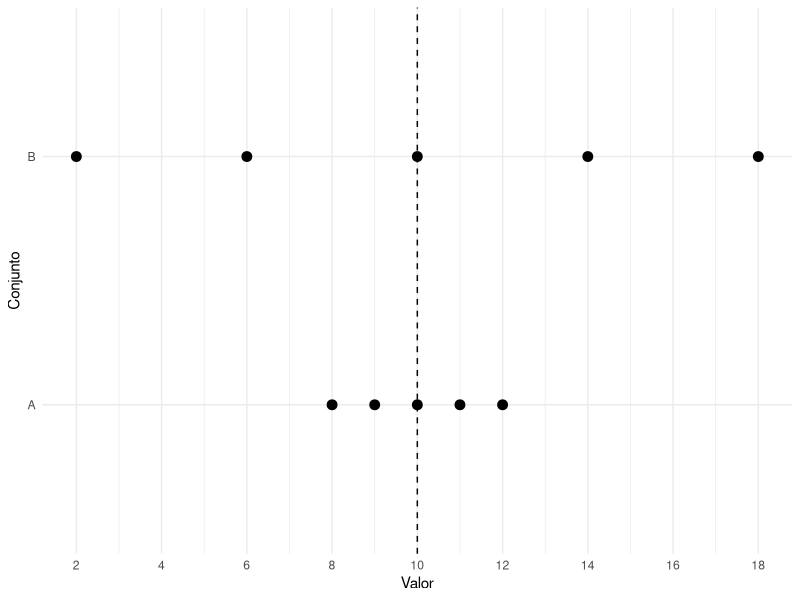
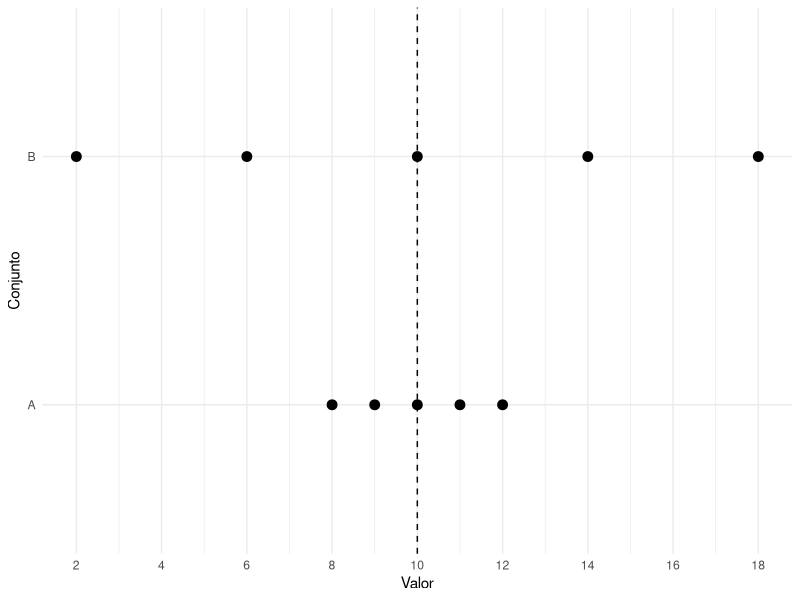
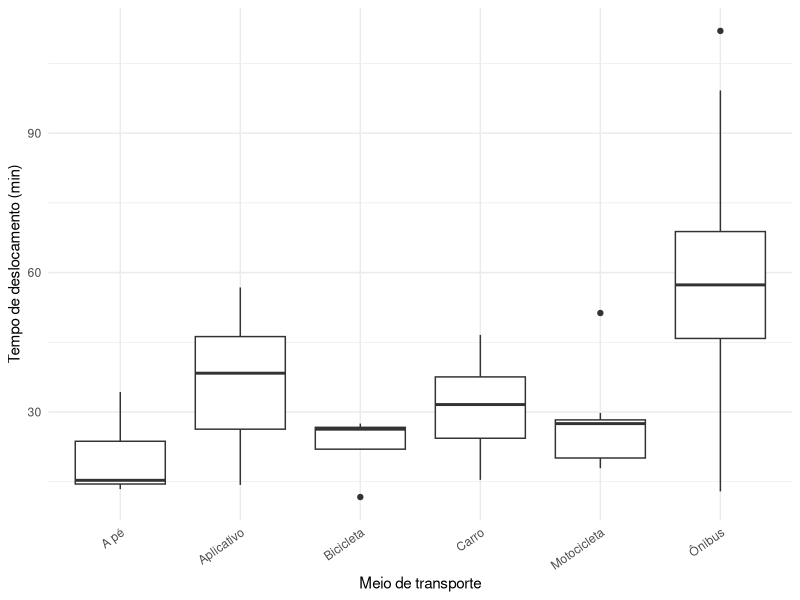

The R script that drew these images, in order:
## ---- chunk 1
#| label: setup-dispersao
#| include: false

library(tidyverse)

dados <- read_csv(
  "dados/estudantes80n.csv",
  show_col_types = FALSE
)

conjunto_a <- c(8, 9, 10, 11, 12)
conjunto_b <- c(2, 6, 10, 14, 18)

x_exemplo <- c(2, 4, 6, 8, 10)

x_sem_extremo <- c(10, 11, 12, 13, 14)
x_com_extremo <- c(10, 11, 12, 13, 50)
## ---- chunk 2
#| label: fig-mesma-media-dispersao
#| fig-cap: "Dois conjuntos com a mesma média e diferentes graus de dispersão."
#| fig-alt: "Gráfico de pontos de dois conjuntos de dados com média igual a 10, sendo o conjunto B mais espalhado."
#| echo: false

tibble(
  valor = c(conjunto_a, conjunto_b),
  conjunto = rep(c("A", "B"), each = 5)
) |>
  ggplot(
    aes(x = valor, y = conjunto)
  ) +
  geom_point(size = 3) +
  geom_vline(
    xintercept = 10,
    linetype = "dashed"
  ) +
  scale_x_continuous(
    breaks = seq(2, 18, by = 2)
  ) +
  labs(
    x = "Valor",
    y = "Conjunto"
  ) +
  theme_minimal()
## ---- chunk 3
conjunto_a <- c(8, 9, 10, 11, 12)
conjunto_b <- c(2, 6, 10, 14, 18)

mean(conjunto_a)
mean(conjunto_b)
## ---- chunk 4
diff(range(conjunto_a))
diff(range(conjunto_b))
## ---- chunk 5
sd(conjunto_a)
sd(conjunto_b)
## ---- chunk 6
#| label: fig-mesma-media-dispersao-r
#| fig-cap: "Comparação da dispersão dos conjuntos A e B no R."
#| fig-alt: "Gráfico de pontos mostrando o conjunto B mais espalhado do que o conjunto A."

tibble(
  valor = c(conjunto_a, conjunto_b),
  conjunto = rep(c("A", "B"), each = 5)
) |>
  ggplot(
    aes(x = valor, y = conjunto)
  ) +
  geom_point(size = 3) +
  geom_vline(
    xintercept = 10,
    linetype = "dashed"
  ) +
  scale_x_continuous(
    breaks = seq(2, 18, by = 2)
  ) +
  labs(
    x = "Valor",
    y = "Conjunto"
  ) +
  theme_minimal()
## ---- chunk 7
x <- c(2, 4, 6, 8, 10)

range(x)
## ---- chunk 8
diff(range(x))
## ---- chunk 9
range(
  dados$tempo_deslocamento_min,
  na.rm = TRUE
)

diff(
  range(
    dados$tempo_deslocamento_min,
    na.rm = TRUE
  )
)
## ---- chunk 10
x_sem_extremo <- c(10, 11, 12, 13, 14)
x_com_extremo <- c(10, 11, 12, 13, 50)

diff(range(x_sem_extremo))
diff(range(x_com_extremo))
## ---- chunk 11
IQR(x)
## ---- chunk 12
q1 <- quantile(x, 0.25)
q3 <- quantile(x, 0.75)

q3 - q1
## ---- chunk 13
IQR(
  dados$tempo_deslocamento_min,
  na.rm = TRUE
)
## ---- chunk 14
IQR(x_sem_extremo)
IQR(x_com_extremo)
## ---- chunk 15
x <- c(2, 4, 6, 8, 10)

mean(x)
## ---- chunk 16
abs(x - mean(x))
## ---- chunk 17
mean(
  abs(
    x - mean(x)
  )
)
## ---- chunk 18
mean(
  abs(
    dados$tempo_deslocamento_min -
      mean(
        dados$tempo_deslocamento_min,
        na.rm = TRUE
      )
  ),
  na.rm = TRUE
)
## ---- chunk 19
desvio_medio <- function(x, na.rm = FALSE) {
  media <- mean(x, na.rm = na.rm)
  mean(
    abs(x - media),
    na.rm = na.rm
  )
}

desvio_medio(
  dados$tempo_deslocamento_min,
  na.rm = TRUE
)
## ---- chunk 20
x <- c(2, 4, 6, 8, 10)

var(x)
## ---- chunk 21
sum(
  (x - mean(x))^2
) / (length(x) - 1)
## ---- chunk 22
mean(
  (x - mean(x))^2
)
## ---- chunk 23
sum(
  (x - mean(x))^2
) / length(x)
## ---- chunk 24
variancia_amostral <- var(x)

variancia_populacional <- mean(
  (x - mean(x))^2
)

variancia_amostral
variancia_populacional
## ---- chunk 25
var(
  dados$tempo_deslocamento_min,
  na.rm = TRUE
)
## ---- chunk 26
x_tempo <- dados$tempo_deslocamento_min
x_tempo <- x_tempo[!is.na(x_tempo)]

mean(
  (x_tempo - mean(x_tempo))^2
)
## ---- chunk 27
x <- c(2, 4, 6, 8, 10)

sd(x)
## ---- chunk 28
sqrt(var(x))
## ---- chunk 29
sqrt(
  mean(
    (x - mean(x))^2
  )
)
## ---- chunk 30
sd(
  dados$tempo_deslocamento_min,
  na.rm = TRUE
)
## ---- chunk 31
sd(conjunto_a)
sd(conjunto_b)
## ---- chunk 32
tab_faltas_20 <- tibble(
  xi = 0:5,
  fi = c(4, 4, 6, 3, 2, 1)
)

tab_faltas_20
## ---- chunk 33
media_faltas <- with(
  tab_faltas_20,
  weighted.mean(xi, fi)
)

media_faltas
## ---- chunk 34
n <- sum(tab_faltas_20$fi)

variancia_faltas <- with(
  tab_faltas_20,
  sum(
    fi * (xi - media_faltas)^2
  ) / (n - 1)
)

variancia_faltas
## ---- chunk 35
sqrt(variancia_faltas)
## ---- chunk 36
faltas_reconstruidas <- tab_faltas_20 |>
  tidyr::uncount(fi) |>
  pull(xi)

var(faltas_reconstruidas)
sd(faltas_reconstruidas)
## ---- chunk 37
tab_tempo_classes <- tibble(
  classe = c(
    "[10;25)",
    "[25;40)",
    "[40;55)",
    "[55;70)",
    "[70;85)",
    "[85;100)",
    "[100;115)"
  ),
  xi = c(
    17.5, 32.5, 47.5, 62.5,
    77.5, 92.5, 107.5
  ),
  fi = c(
    21, 26, 16, 10, 3, 3, 1
  )
)

tab_tempo_classes
## ---- chunk 38
media_agrupada <- with(
  tab_tempo_classes,
  weighted.mean(xi, fi)
)

media_agrupada
## ---- chunk 39
n <- sum(tab_tempo_classes$fi)

variancia_agrupada <- with(
  tab_tempo_classes,
  sum(
    fi * (xi - media_agrupada)^2
  ) / (n - 1)
)

variancia_agrupada
## ---- chunk 40
desvio_agrupado <- sqrt(
  variancia_agrupada
)

desvio_agrupado
## ---- chunk 41
var(
  dados$tempo_deslocamento_min,
  na.rm = TRUE
)

sd(
  dados$tempo_deslocamento_min,
  na.rm = TRUE
)
## ---- chunk 42
x <- c(2, 4, 6, 8, 10)

100 * sd(x) / mean(x)
## ---- chunk 43
100 *
  sd(
    dados$tempo_deslocamento_min,
    na.rm = TRUE
  ) /
  mean(
    dados$tempo_deslocamento_min,
    na.rm = TRUE
  )
## ---- chunk 44
coef_variacao <- function(x, na.rm = FALSE) {
  100 *
    sd(x, na.rm = na.rm) /
    mean(x, na.rm = na.rm)
}

coef_variacao(
  dados$tempo_deslocamento_min,
  na.rm = TRUE
)
## ---- chunk 45
comparacao_transporte <- dados |>
  group_by(meio_transporte) |>
  summarise(
    n = n(),
    media = mean(
      tempo_deslocamento_min,
      na.rm = TRUE
    ),
    desvio_padrao = sd(
      tempo_deslocamento_min,
      na.rm = TRUE
    ),
    cv = 100 *
      desvio_padrao /
      media,
    .groups = "drop"
  ) |>
  arrange(cv)

comparacao_transporte
## ---- chunk 46
x <- c(2, 4, 6, 8, 10)

mediana_x <- median(x)

abs(x - mediana_x)
## ---- chunk 47
median(
  abs(
    x - median(x)
  )
)
## ---- chunk 48
mad(
  x,
  constant = 1
)
## ---- chunk 49
mad(x)
## ---- chunk 50
mad(
  dados$tempo_deslocamento_min,
  constant = 1,
  na.rm = TRUE
)
## ---- chunk 51
median(
  abs(
    dados$tempo_deslocamento_min -
      median(
        dados$tempo_deslocamento_min,
        na.rm = TRUE
      )
  ),
  na.rm = TRUE
)
## ---- chunk 52
x_sem_extremo <- c(10, 11, 12, 13, 14)
x_com_extremo <- c(10, 11, 12, 13, 50)
## ---- chunk 53
diff(range(x_sem_extremo))
diff(range(x_com_extremo))
## ---- chunk 54
IQR(x_sem_extremo)
IQR(x_com_extremo)
## ---- chunk 55
sd(x_sem_extremo)
sd(x_com_extremo)
## ---- chunk 56
mad(
  x_sem_extremo,
  constant = 1
)

mad(
  x_com_extremo,
  constant = 1
)
## ---- chunk 57
medidas_dispersao <- function(x) {
  tibble(
    amplitude = diff(range(x)),
    AIQ = IQR(x),
    desvio_medio = mean(
      abs(x - mean(x))
    ),
    variancia = var(x),
    desvio_padrao = sd(x),
    DAM = mad(
      x,
      constant = 1
    )
  )
}

medidas_dispersao(x_sem_extremo)
medidas_dispersao(x_com_extremo)
## ---- chunk 58
resumo_transporte <- dados |>
  group_by(meio_transporte) |>
  summarise(
    n = sum(
      !is.na(
        tempo_deslocamento_min
      )
    ),
    media = mean(
      tempo_deslocamento_min,
      na.rm = TRUE
    ),
    amplitude = diff(
      range(
        tempo_deslocamento_min,
        na.rm = TRUE
      )
    ),
    AIQ = IQR(
      tempo_deslocamento_min,
      na.rm = TRUE
    ),
    desvio_padrao = sd(
      tempo_deslocamento_min,
      na.rm = TRUE
    ),
    DAM = mad(
      tempo_deslocamento_min,
      constant = 1,
      na.rm = TRUE
    ),
    CV = 100 *
      desvio_padrao /
      media,
    .groups = "drop"
  )

resumo_transporte
## ---- chunk 59
#| label: tbl-dispersao-transporte-r
#| results: asis

tab_transporte_dispersao <- resumo_transporte |>
  mutate(
    across(
      c(
        media,
        amplitude,
        AIQ,
        desvio_padrao,
        DAM,
        CV
      ),
      ~ round(.x, 2)
    )
  )

cat(
  knitr::kable(
    tab_transporte_dispersao,
    format = "pipe",
    col.names = c(
      "Meio de transporte",
      "n",
      "Média",
      "Amplitude",
      "AIQ",
      "Desvio padrão",
      "DAM",
      "CV (%)"
    )
  ),
  sep = "\n"
)

cat(
  "\n\n: Medidas de dispersão do tempo de deslocamento segundo o meio de transporte. \n\n"
)
## ---- chunk 60
#| label: fig-boxplot-dispersao-transporte-r
#| fig-cap: "Distribuição do tempo de deslocamento segundo o meio de transporte."
#| fig-alt: "Boxplots do tempo de deslocamento separados por meio de transporte."

dados |>
  ggplot(
    aes(
      x = meio_transporte,
      y = tempo_deslocamento_min
    )
  ) +
  geom_boxplot() +
  labs(
    x = "Meio de transporte",
    y = "Tempo de deslocamento (min)"
  ) +
  theme_minimal() +
  theme(
    axis.text.x = element_text(
      angle = 35,
      hjust = 1
    )
  )
## ---- chunk 61
resumo_dispersao <- dados |>
  summarise(
    across(
      c(
        idade_anos,
        faltas,
        tempo_deslocamento_min,
        altura_m
      ),
      list(
        dp = ~ sd(.x, na.rm = TRUE),
        AIQ = ~ IQR(.x, na.rm = TRUE),
        DAM = ~ mad(
          .x,
          constant = 1,
          na.rm = TRUE
        )
      )
    )
  )

resumo_dispersao
## ---- chunk 62
resumo_dispersao_longo <- dados |>
  summarise(
    across(
      c(
        idade_anos,
        faltas,
        tempo_deslocamento_min,
        altura_m
      ),
      list(
        media = ~ mean(.x, na.rm = TRUE),
        dp = ~ sd(.x, na.rm = TRUE),
        AIQ = ~ IQR(.x, na.rm = TRUE),
        DAM = ~ mad(
          .x,
          constant = 1,
          na.rm = TRUE
        )
      )
    )
  ) |>
  pivot_longer(
    everything(),
    names_to = c(
      "variavel",
      ".value"
    ),
    names_pattern =
      "(idade_anos|faltas|tempo_deslocamento_min|altura_m)_(media|dp|AIQ|DAM)"
  )

resumo_dispersao_longo
## ---- chunk 63
x <- c(2, 4, 6, 8, 10)

y <- 100 + 3 * x
## ---- chunk 64
var(x)
var(y)

9 * var(x)
## ---- chunk 65
sd(x)
sd(y)

3 * sd(x)
## ---- chunk 66
IQR(x)
IQR(y)

3 * IQR(x)
## ---- chunk 67
mad(
  x,
  constant = 1
)

mad(
  y,
  constant = 1
)

3 *
  mad(
    x,
    constant = 1
  )
## ---- chunk 68
medidas_variaveis <- dados |>
  summarise(
    across(
      c(
        idade_anos,
        faltas,
        tempo_deslocamento_min,
        altura_m
      ),
      list(
        amplitude =
          ~ diff(
            range(
              .x,
              na.rm = TRUE
            )
          ),
        AIQ =
          ~ IQR(
            .x,
            na.rm = TRUE
          ),
        desvio_medio =
          ~ mean(
            abs(
              .x -
                mean(
                  .x,
                  na.rm = TRUE
                )
            ),
            na.rm = TRUE
          ),
        variancia =
          ~ var(
            .x,
            na.rm = TRUE
          ),
        desvio_padrao =
          ~ sd(
            .x,
            na.rm = TRUE
          ),
        CV =
          ~ 100 *
            sd(
              .x,
              na.rm = TRUE
            ) /
            mean(
              .x,
              na.rm = TRUE
            ),
        DAM =
          ~ mad(
            .x,
            constant = 1,
            na.rm = TRUE
          )
      )
    )
  )

medidas_variaveis
